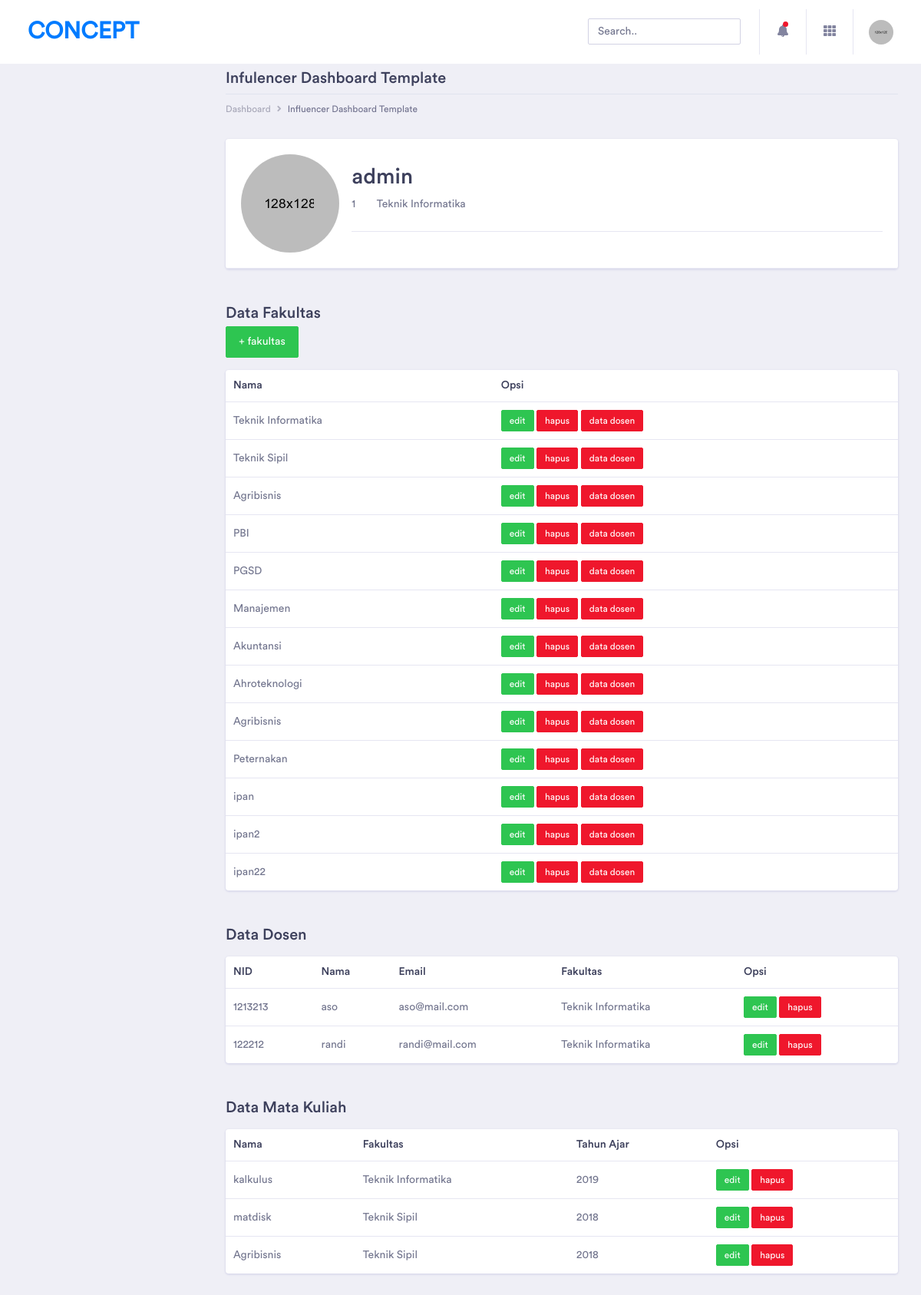
The app's page /index.php?simonsi=admin (signed in) with its own data.
### tables this page shows
CREATE TABLE `prodi` (
  `id` int(5) NOT NULL,
  `name` varchar(50) NOT NULL
);

CREATE TABLE `user` (
  `id` int(5) NOT NULL,
  `n_induk` int(10) NOT NULL,
  `role` int(3) NOT NULL,
  `name` varchar(50) NOT NULL,
  `email` varchar(100) NOT NULL,
  `passwd` varchar(50) NOT NULL,
  `prodi_id` int(5) NOT NULL,
  `kelas` char(3) NOT NULL
);

CREATE TABLE `matkul` (
  `id` int(5) NOT NULL,
  `name` varchar(50) NOT NULL,
  `prodi_id` int(5) NOT NULL,
  `thn_id` int(5) NOT NULL
);

CREATE TABLE `thn_aka` (
  `id` int(5) NOT NULL,
  `name` varchar(50) NOT NULL,
  `status` int(2) NOT NULL
);

### App/Controller/AdminController.php (called while the page is built, shortened)
<?php
require_once "Controller.php";
require_once "$dir/simonsi/App/Model/User.php";
require_once "$dir/simonsi/App/Model/Prodi.php";
require_once "$dir/simonsi/App/Model/Matkul.php";
require_once "$dir/simonsi/App/Model/Tahun.php";
class AdminController extends Controller
{
  function __construct()
  {
    $this->user = New User();
    $this->prodi = New Prodi();
    $this->matkul = New Matkul();
    $this->tahun_aka = New Tahun();
  }
public function index(){
    $prodi = $this->prodi->index();
    $dosens = $this->user->data_dosen();
    $matkuls = $this->matkul->index();
    $tahun_akas = $this->tahun_aka->index();
    $dir = $_SERVER['DOCUMENT_ROOT'];
    include $dir."/simonsi/App/View/Admin/home.php";
 }
}
 ?>

### index.php (called while the page is built, shortened)
<?php
require_once "App/Route.php";
$kernel = new Route($_GET['simonsi']);
$controller = $kernel->getController();
 ?>

### App/Model/Prodi.php (called while the page is built, shortened)
<?php
class Prodi
{
  public function openDb()
  {
    $host   = "localhost";
    $uname  = "root";
    $passwd = "";
    $dbname = 'simonsi';
    $con  = mysqli_connect($host, $uname, $passwd, $dbname);
    return $con;
  }
  public function index()
  {
        $con = $this->openDb();
        $query  = mysqli_query($con, "SELECT * FROM prodi");
        return $query;
  }
}
 ?>

### App/Model/User.php (called while the page is built, shortened)
<?php
class User
{
  public function openDb()
  {
    $host   = "localhost";
    $uname  = "root";
    $passwd = "";
    $dbname = 'simonsi';
    $con  = mysqli_connect($host, $uname, $passwd, $dbname);
    return $con;
  }
  public function data_dosen()
  {
        $con = $this->openDb();
        $query  = mysqli_query($con, "SELECT * FROM user WHERE role = 2");
        return $query;
  }
}
 ?>

### App/Model/Matkul.php (called while the page is built, shortened)
<?php
class Matkul
{
  public function openDb()
  {
    $host   = "localhost";
    $uname  = "root";
    $passwd = "";
    $dbname = 'simonsi';
    $con  = mysqli_connect($host, $uname, $passwd, $dbname);
    return $con;
  }
  public function index()
  {
        $con = $this->openDb();
        $query  = mysqli_query($con, "SELECT * FROM matkul");
        return $query;
  }
}
 ?>

### App/Model/Tahun.php (called while the page is built, shortened)
<?php
class Tahun
{
  public function openDb()
  {
    $host   = "localhost";
    $uname  = "root";
    $passwd = "";
    $dbname = 'simonsi';
    $con  = mysqli_connect($host, $uname, $passwd, $dbname);
    return $con;
  }
  public function index()
  {
        $con = $this->openDb();
        $query  = mysqli_query($con, "SELECT * FROM thn_aka");
        return $query;
  }
}
 ?>

### App/View/Admin/home.php (the view, shortened to what this page needs)
<!doctype html>
<html lang="en">
<head>
    <link rel="stylesheet" href="http://localhost/simonsi/public/home/assets/vendor/bootstrap/css/bootstrap.min.css">
    <link href="http://localhost/simonsi/public/home/assets/vendor/fonts/circular-std/style.css" rel="stylesheet">
    <link rel="stylesheet" href="http://localhost/simonsi/public/home/assets/libs/css/style.css">
    <link rel="stylesheet" href="http://localhost/simonsi/public/home/assets/vendor/fonts/fontawesome/css/fontawesome-all.css">
    <link rel="stylesheet" href="http://localhost/simonsi/public/home/assets/vendor/charts/morris-bundle/morris.css">
    <link rel="stylesheet" href="http://localhost/simonsi/public/home/assets/vendor/fonts/material-design-iconic-font/css/materialdesignicons.min.css">
</head>
<body>
    <div class="dashboard-main-wrapper">
	        <nav class="navbar navbar-expand-lg bg-white fixed-top">
	            <a class="navbar-brand" href="index.html">Concept</a>
	            <div class="collapse navbar-collapse " id="navbarSupportedContent">
	                <ul class="navbar-nav ml-auto navbar-right-top">
	                    <li class="nav-item">
	                        <div id="custom-search" class="top-search-bar">
	                            <input class="form-control" type="text" placeholder="Search..">
	                        </div>
	                    </li>
	                    <li class="nav-item dropdown notification">
	                        <a class="nav-link nav-icons" href="#" id="navbarDropdownMenuLink1" data-toggle="dropdown" aria-haspopup="true" aria-expanded="false"><i class="fas fa-fw fa-bell"></i> <span class="indicator"></span></a>
	                    </li>
	                    <li class="nav-item dropdown connection">
	                        <a class="nav-link" href="#" id="navbarDropdown" role="button" data-toggle="dropdown" aria-haspopup="true" aria-expanded="false"> <i class="fas fa-fw fa-th"></i> </a>
	                    </li>
	                    <li class="nav-item dropdown nav-user">
	                        <a class="nav-link nav-user-img" href="#" id="navbarDropdownMenuLink2" data-toggle="dropdown" aria-haspopup="true" aria-expanded="false"><img src="http://localhost/simonsi/public/home/assets/images/avatar-1.jpg" alt="" class="user-avatar-md rounded-circle"></a>
	                    </li>
	                </ul>
	            </div>
	        </nav>
	    </div>
	    <div class="dashboard-wrapper">
	        <div class="dashboard-influence">
	            <div class="container-fluid dashboard-content">
	                <div class="row">
	                    <div class="col-xl-12 col-lg-12 col-md-12 col-sm-12 col-12">
	                        <div class="page-header">
	                            <h3 class="mb-2" id="mb-2">Infulencer Dashboard Template </h3>
	                            <div class="page-breadcrumb">
	                                <nav aria-label="breadcrumb">
	                                    <ol class="breadcrumb">
	                                        <li class="breadcrumb-item"><a href="#" class="breadcrumb-link">Dashboard</a></li>
	                                        <li class="breadcrumb-item active" aria-current="page">Influencer Dashboard Template</li>
	                                    </ol>
	                                </nav>
	                            </div>
	                        </div>
	                    </div>
	                </div>
	                <div class="row">
	                    <div class="col-xl-12 col-lg-12 col-md-12 col-sm-12 col-12">
	                        <div class="card influencer-profile-data">
	                            <div class="card-body">
	                                <div class="row">
	                                    <div class="col-xl-2 col-lg-4 col-md-4 col-sm-4 col-12">
	                                        <div class="text-center">
	                                            <img src="http://localhost/simonsi/public/home/assets/images/avatar-1.jpg" alt="User Avatar" class="rounded-circle user-avatar-xxl">
	                                            </div>
	                                        </div>
	                                        <div class="col-xl-10 col-lg-8 col-md-8 col-sm-8 col-12">
	                                            <div class="user-avatar-info">
	                                                <div class="m-b-20">
	                                                    <div class="user-avatar-name">
	                                                        <h2 class="mb-1"><?php echo $_SESSION['name'];  ?></h2>
	                                                    </div>
	                                                </div>
	                                                <div class="user-avatar-address">
	                                                    <p class="border-bottom pb-3">
	                                                        <span class="d-xl-inline-block d-block mb-2"><?php echo $_SESSION['n_induk'] ?></span>
	                                                        <span class="mb-2 ml-xl-4 d-xl-inline-block d-block"><?php echo $_SESSION['prodi'] ?> </span>
	                                                    </p>
	                                                </div>
	                                            </div>
	                                        </div>
	                                    </div>
	                                </div>
	                                <div class="border-top user-social-box">
	                                </div>
	                            </div>
	                        </div>
	                    </div>
	                    <div class="row">
	                        <div class="col-lg-12">
	                            <div class="section-block">
	                                <h3 class="section-title">Data Fakultas</h3>
									<a href="index.php?simonsi=addfakultas" class="btn btn-success">+ fakultas</a>
	                            </div>
	                            <div class="card">
	                                <div class="campaign-table table-responsive">
	                                    <table class="table">
	                                        <thead>
	                                            <tr class="border-0">
	                                                <th class="border-0">Nama</th>
	                                                <th class="border-0">Opsi</th>
	                                            </tr>
	                                        </thead>
	                                        <tbody>
												<?php foreach ($prodi as $prod) {
	                                            ?>
												<tr>
													<td> <?php echo $prod['name']; ?> </td>
	                                                <td><a class="btn btn-success btn-xs" href="#">edit</a>
													<a class="btn btn-danger btn-xs " href="#" >hapus</a>
													<button value="<?php echo $prod['id']; ?>"  class="btn btn-danger btn-xs mybtn2" href="#">data dosen</button>
													 </td>
												</tr> <?php
											} ?>
	                                        </tbody>
	                                    </table>
	                                </div>
	                            </div>
	                        </div>
	                    </div>
						<div class="row" >
	                        <div class="col-lg-12">
	                            <div class="section-block">
	                                <h3 class="section-title">Data Dosen</h3>
	                            </div>
	                            <div class="card">
	                                <div class="campaign-table table-responsive">
	                                    <table class="table">
	                                        <thead>
	                                            <tr class="border-0">
	                                                <th class="border-0">NID</th>
													<th class="border-0">Nama</th>
													<th class="border-0">Email</th>
													<th class="border-0">Fakultas</th>
	                                                <th class="border-0">Opsi</th>
	                                            </tr>
	                                        </thead>
	                                        <tbody>
												<?php foreach ($dosens as $dosen) {
	                                            ?>
												<tr>
													<td> <?php echo $dosen['n_induk']; ?> </td>
													<td> <?php echo $dosen['name']; ?> </td>
													<td> <?php echo $dosen['email']; ?> </td>
													<td> <?php foreach ($prodi as $prod) {
														if ($prod['id'] == $dosen['prodi_id']) {
															echo $prod['name'];
														}
													} ?> </td>
	                                                <td><a class="btn btn-success btn-xs" href="http://">edit</a>
													<a class="btn btn-danger btn-xs" href="http://">hapus</a>
													 </td>
												</tr> <?php
											} ?>
	                                        </tbody>
	                                    </table>
	                                </div>
	                            </div>
	                        </div>
	                    </div>
						<div class="row" >
	                        <div class="col-lg-12">
	                            <div class="section-block">
	                                <h3 class="section-title">Data Mata Kuliah</h3>
	                            </div>
	                            <div class="card">
	                                <div class="campaign-table table-responsive">
	                                    <table class="table">
	                                        <thead>
	                                            <tr class="border-0">
													<th class="border-0">Nama</th>
													<th class="border-0">Fakultas</th>
													<th class="border-0">Tahun Ajar</th>
	                                                <th class="border-0">Opsi</th>
	                                            </tr>
	                                        </thead>
	                                        <tbody>
												<?php foreach ($matkuls as $matkul) {
	                                            ?>
												<tr>
													<td> <?php echo $matkul['name']; ?> </td>
													<td> <?php foreach ($prodi as $prod) {
														if ($prod['id'] == $matkul['prodi_id']) {
															echo $prod['name'];
														}
													} ?> </td>
													<td> <?php foreach ($tahun_akas as $tahun_aka) {
														if ($matkul['thn_id'] == $tahun_aka['id']) {
															echo $tahun_aka['name'];
														}
													} ?> </td>
	                                                <td><a class="btn btn-success btn-xs" href="http://">edit</a>
													<a class="btn btn-danger btn-xs" href="http://">hapus</a>
													 </td>
												</tr> <?php
											} ?>
	                                        </tbody>
	                                    </table>
	                                </div>
	                            </div>
	                        </div>
	                    </div>
</body>
</html>

### App/Route.php (shortened to what this page needs)
<?php
require_once "Controller/AdminController.php";
class Route
{
  function __construct()
  {
    $this->adminController  = new AdminController();
  }
  public function getController()
  {
    $simonsi = isset($_GET['simonsi'])?$_GET['simonsi']:NULL;
      try {
          if ($simonsi == 'admin') {
            $this->adminController->index();
          }elseif ($simonsi == 'addfakultas') {
            $this->adminController->addfakultas();
          }elseif ($simonsi == 'add_fakultas_submit') {
            $this->adminController->add_fakultas_submit();
          }
      } catch ( Exception $e ) {
          $this->showError("Application error", $e->getMessage());
      }
  }
}
 ?>

### records on screen
prodi: name "Teknik Informatika", $prod['id'] 1 (drawn)
prodi: name "Teknik Sipil", $prod['id'] 2 (drawn)
prodi: name "Agribisnis", $prod['id'] 3 (drawn)
prodi: name "PBI", $prod['id'] 4 (drawn)
prodi: name "PGSD", $prod['id'] 5 (drawn)
prodi: name "Manajemen", $prod['id'] 6 (drawn)
prodi: name "Akuntansi", $prod['id'] 7 (drawn)
prodi: name "Ahroteknologi", $prod['id'] 8 (drawn)
prodi: name "Agribisnis", $prod['id'] 9 (drawn)
prodi: name "Peternakan", $prod['id'] 10 (drawn)
prodi: name "ipan", $prod['id'] 11 (drawn)
prodi: name "ipan2", $prod['id'] 12 (drawn)
prodi: name "ipan22", $prod['id'] 13 (drawn)
user: n_induk "1213213", name "aso", email "aso@mail.com"
user: n_induk "122212", name "randi", email "randi@mail.com"
matkul: name "kalkulus"
thn_aka: name "2019"
matkul: name "matdisk"
thn_aka: name "2018"
matkul: name "Agribisnis"

### other values on screen
$_SESSION['name'] "admin"
$_SESSION['n_induk'] "1"
$_SESSION['prodi'] "Teknik Informatika"
